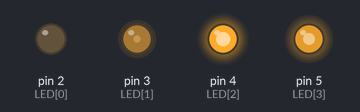
The sketch below on a simulated Arduino Uno, built with avr-gcc and run on an emulated ATmega328P. On the bench: output pins drawn as LEDs (lit = HIGH).

Above: at 0.05 s.
At 0.55 s:
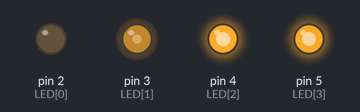
At 0.65 s:
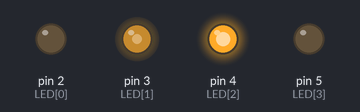
At 1.25 s:
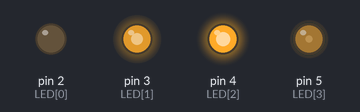
At 1.9 s:
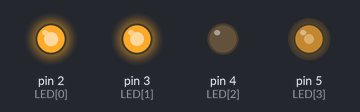
At 2.55 s:
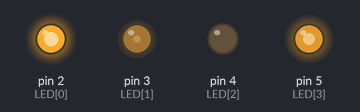
Timing chart, 0 to 6.0 s (numbered marks = the images above):
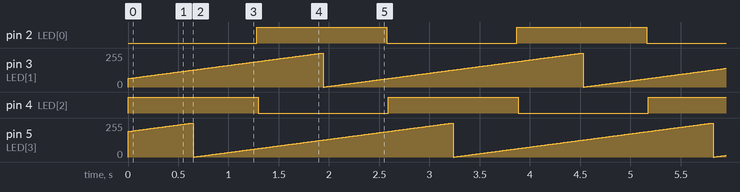

The sketch:

sketch_oct07a.ino
```cpp
int LED[] = {2, 3, 4, 5};
int pin_power[] = {0, 63, 127, 191};

void setup() {
  // put your setup code here, to run once:
  for ( int i = 0 ; i < 4 ; i ++ ) {
    pinMode(LED[i], OUTPUT);
    analogWrite(LED[i], pin_power[i]);
  }
}

void loop() {

  for(int i = 0 ; i < 4 ; i ++ ) {
    pin_power[i]++;
    pin_power[i] %= 256;
    analogWrite(LED[i], pin_power[i]);
  }
  delay(10);
}
```

Measured:
- by itself, pin 2 (LED[0]), pin 4 (LED[2]): alternates HIGH for 1.3 s and LOW for 1.3 s
- by itself, pin 3 (LED[1]), pin 5 (LED[3]): ramps from 0/255 to 255/255 and jumps back, once every 2.6 s
